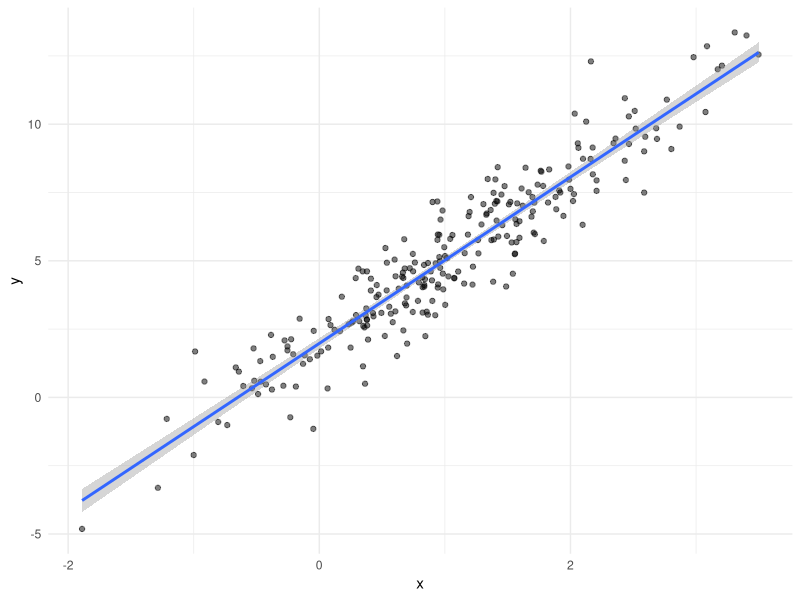
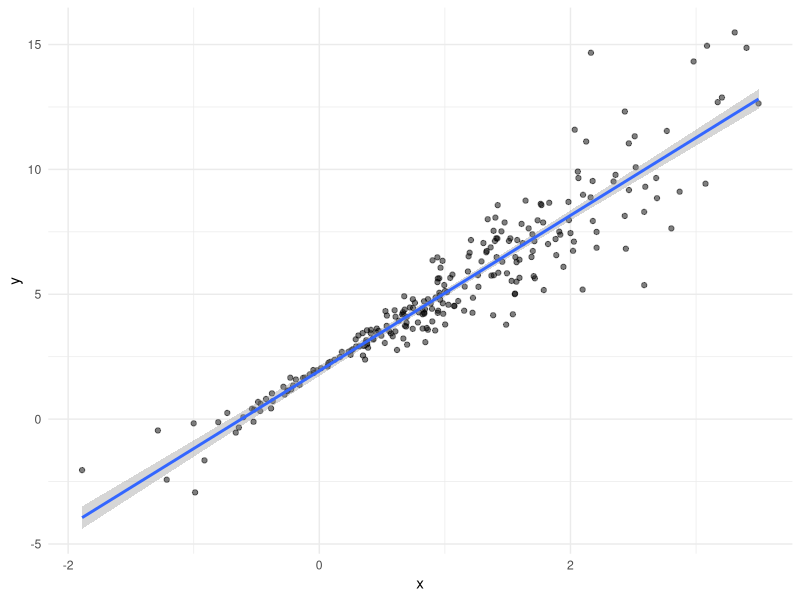
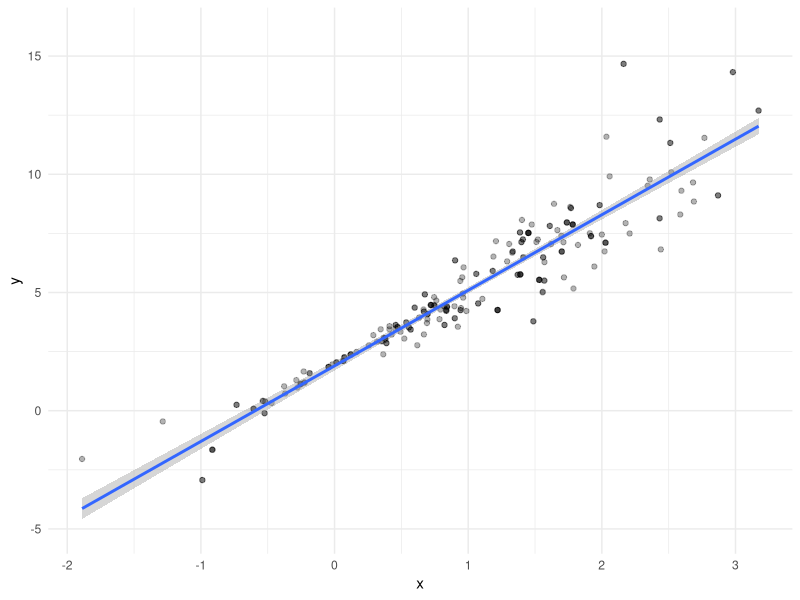
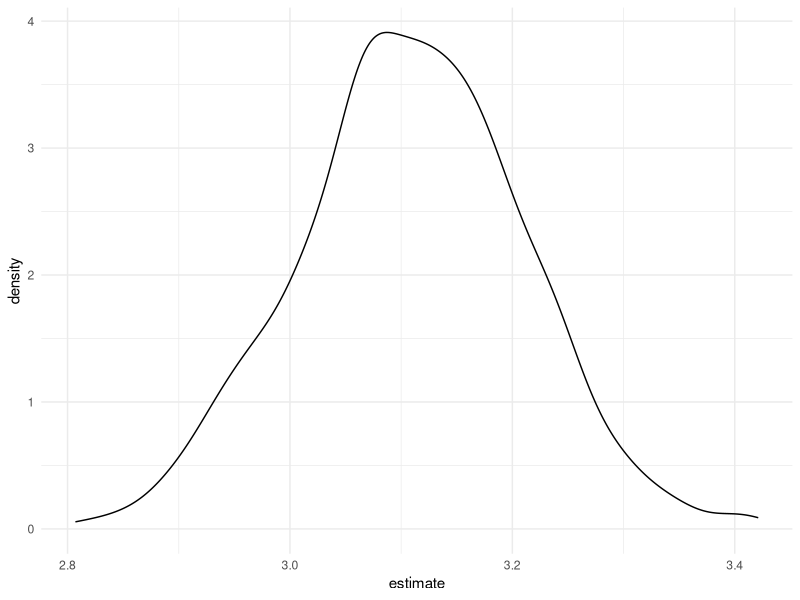

These charts were generated, in order, by the following R code:
## ---- chunk 1
library(tidyverse)
library(modelr)

knitr::opts_chunk$set(
  fig.width = 6,
  fig.asp = .6,
  out.width = "90%"
)

theme_set(theme_minimal() + theme(legend.position = "bottom"))

options(
  ggplot2.continuous.colour = "viridis",
  ggplot2.continuous.fill = "viridis"
)


scale_colour_discrete = scale_color_viridis_d
scale_fill_discrete = scale_fill_viridis_d

set.seed(1)
## ---- chunk 2
n_samp = 250

sim_df_const = 
  tibble(
    x = rnorm(n_samp, 1, 1),
    error = rnorm(n_samp, 0, 1),
    y = 2 + 3 * x + error
  )

sim_df_nonconst = sim_df_const %>% 
  mutate(
  error = error * .75 * x,
  y = 2 + 3 * x + error
)
## ---- chunk 3
sim_df_const %>% 
  ggplot(aes(x = x, y = y)) + 
  geom_point(alpha = .5) +
  stat_smooth(method = "lm")

sim_df_nonconst %>% 
  ggplot(aes(x = x, y = y)) + 
  geom_point(alpha = .5) +
  stat_smooth(method = "lm")
## ---- chunk 4
lm(y ~ x, data = sim_df_const) %>% broom::tidy()
lm(y ~ x, data = sim_df_nonconst) %>% broom::tidy()
## ---- chunk 5
boot_sample = function(df) {
  sample_frac(df, replace = TRUE) %>% 
    arrange(x)
}
## ---- chunk 6
boot_sample(sim_df_nonconst) %>% 
  ggplot(aes(x = x, y = y)) + 
  geom_point(alpha = .3) +
  stat_smooth(method = "lm") +
  ylim(-5, 16)
## ---- chunk 7
boot_sample(sim_df_nonconst) %>%
  lm(y ~ x, data = .) %>% 
  broom::tidy()
## ---- chunk 8
boot_straps = 
  data_frame(
    strap_number = 1:1000,
    strap_sample = rerun(1000, boot_sample(sim_df_nonconst))
  )
## ---- chunk 9
bootstrap_results = 
  boot_straps %>% 
  mutate(
    models = map(strap_sample, ~lm(y ~ x, data = .x) ),
    results = map(models, broom::tidy)) %>% 
  select(strap_number, results) %>% 
  unnest(results) 
## ---- chunk 10
bootstrap_results %>% 
  group_by(term) %>% 
  summarize(
    mean_est = mean(estimate),
    sd_est = sd(estimate)
    )
## ---- chunk 11
bootstrap_results %>% 
  filter(term == "x") %>% 
  ggplot(aes(x = estimate)) +
  geom_density()
## ---- chunk 12
bootstrap_results %>% 
  group_by(term) %>% 
  summarize(
    ci_lower = quantile(estimate, 0.025), 
    ci_upper = quantile(estimate, 0.975))
## ---- chunk 13
sim_df_nonconst %>% 
  bootstrap(1000, id = "strap_number") %>% 
  mutate(
    models = map(strap, ~lm(y ~ x, data = .x) ),
    results = map(models, broom::tidy)) %>% 
  select(strap_number, results) %>% 
  unnest(results) %>% 
  group_by(term) %>% 
  summarize(
    mean_est = mean(estimate),
    sd_est = sd(estimate)
    )
